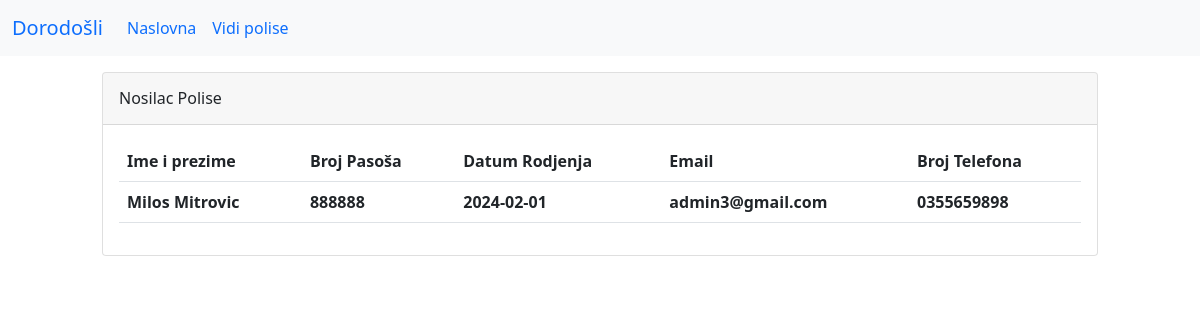
/polisa_detaljnije.php?id_polise=6&id_nosioca_osiguranja=18&tip_osiguranja=individualno, run on the app's committed database.
### tables this page shows
CREATE TABLE `nosioci_osiguranja` (
  `id` int(10) UNSIGNED NOT NULL,
  `ime` varchar(255) NOT NULL,
  `prezime` varchar(255) NOT NULL,
  `broj_pasosa` varchar(6) NOT NULL,
  `datum_rodjenja` date NOT NULL,
  `email` varchar(255) NOT NULL,
  `broj_telefona` varchar(255) DEFAULT NULL
);

### polisa_detaljnije.php (the view, shortened to what this page needs)
<?php
require_once "navigacija.php";
require_once "connection.php";
if ( $_SERVER["REQUEST_METHOD"] == "GET"){
    $nosilacPoliseId = $_GET['id_nosioca_osiguranja'];
    $tipOsiguranja = $_GET['tip_osiguranja'];
    if ( $tipOsiguranja == "grupno"){
        $q = "SELECT * FROM `nosioci_osiguranja`
        WHERE `id` = $nosilacPoliseId LIMIT 1";
        $res = $conn->query($q);
        $nPolise = $res->fetch_assoc();
        $q =  "SELECT * FROM `osiguranici`
        WHERE `nosilac_osiguranja_id` = $nosilacPoliseId";
        $res = $conn->query($q);
        $osiguranici = $res -> fetch_all(MYSQLI_ASSOC);
    }else{
        $q = "SELECT * FROM `nosioci_osiguranja`
        WHERE `id` = $nosilacPoliseId LIMIT 1";
        $res = $conn->query($q);
        $nPolise = $res->fetch_assoc();
    }
}
?>
<!DOCTYPE html>
<html lang="en">
<head>
    <link href="https://cdn.jsdelivr.net/npm/bootstrap@5.0.2/dist/css/bootstrap.min.css" rel="stylesheet">
</head>
<body>
    <div class="container-md-xxl">
        <div class="row justify-content-center ">
                <div class="col-10">
                    <div class="card mt-3">
                        <div class="card-header pt-3">
                            <h6>
                                Nosilac Polise
                            </h6>
                        </div>
                        <div class="card-body">
                            <table class="table">
                                <thead class="thead-dark">
                                    <tr>
                                        <th scope="col">Ime i prezime</th>
                                        <th scope="col">Broj Pasoša</th>
                                        <th scope="col">Datum Rodjenja</th>
                                        <th scope="col">Email</th>
                                        <th scope="col">Broj Telefona</th>
                                    </tr>
                                    <tr>
                                        <th scope="col"><?php echo $nPolise['ime'] ." ".$nPolise['prezime'] ?></th>
                                        <th scope="col"><?php echo $nPolise['broj_pasosa']; ?></th>
                                        <th scope="col"><?php echo $nPolise['datum_rodjenja']; ?></th>
                                        <th scope="col"><?php echo $nPolise['email']; ?></th>
                                        <th scope="col"><?php echo $nPolise['broj_telefona']; ?></th>
                                    </tr>
                                </thead>
                            </table>
                        </div>
                    </div>
                </div>
        </div>
    </div>
</body>
</html>

### data on the page
nosioci_osiguranja: ime "Milos", prezime "Mitrovic", broj_pasosa "888888", datum_rodjenja "2024-02-01", email "admin3@gmail.com", broj_telefona "0355659898"
